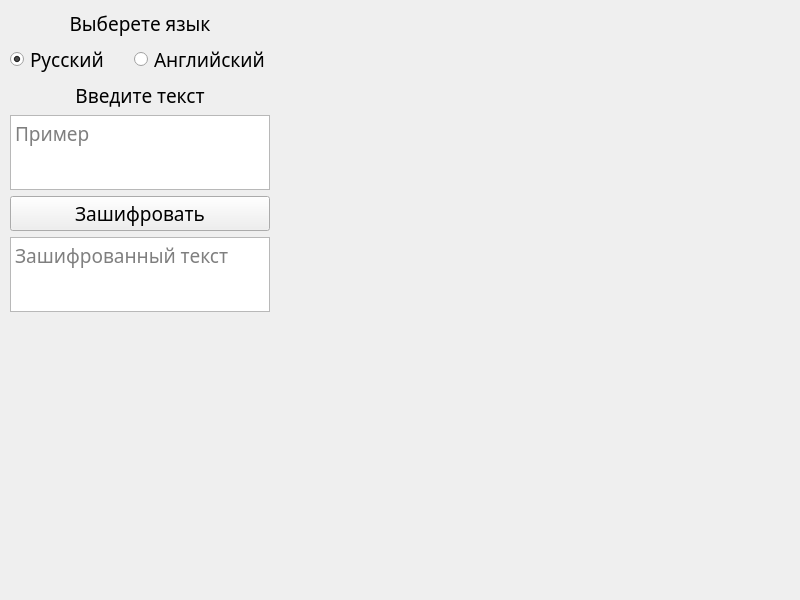
<?xml version="1.0" encoding="UTF-8"?>
<ui version="4.0">
 <class>MainWindow</class>
 <widget class="QMainWindow" name="MainWindow">
  <property name="geometry">
   <rect>
    <x>0</x>
    <y>0</y>
    <width>800</width>
    <height>600</height>
   </rect>
  </property>
  <property name="font">
   <font>
    <family>Noto Sans</family>
    <pointsize>14</pointsize>
   </font>
  </property>
  <property name="windowTitle">
   <string>Шифр Цезаря</string>
  </property>
  <property name="dockOptions">
   <set>QMainWindow::DockOption::AllowTabbedDocks|QMainWindow::DockOption::AnimatedDocks</set>
  </property>
  <widget class="QWidget" name="centralwidget">
   <widget class="QWidget" name="horizontalLayoutWidget">
    <property name="geometry">
     <rect>
      <x>10</x>
      <y>10</y>
      <width>260</width>
      <height>302</height>
     </rect>
    </property>
    <layout class="QHBoxLayout" name="horizontalLayout">
     <item>
      <layout class="QVBoxLayout" name="verticalLayout">
       <item>
        <widget class="QLabel" name="label">
         <property name="text">
          <string>Выберете язык</string>
         </property>
         <property name="alignment">
          <set>Qt::AlignmentFlag::AlignCenter</set>
         </property>
        </widget>
       </item>
       <item>
        <layout class="QHBoxLayout" name="horizontalLayout_2">
         <item>
          <widget class="QRadioButton" name="radioButton">
           <property name="text">
            <string>Русский</string>
           </property>
           <property name="checked">
            <bool>true</bool>
           </property>
          </widget>
         </item>
         <item>
          <widget class="QRadioButton" name="radioButton_2">
           <property name="text">
            <string>Английский</string>
           </property>
          </widget>
         </item>
        </layout>
       </item>
       <item>
        <widget class="QLabel" name="label_2">
         <property name="text">
          <string>Введите текст</string>
         </property>
         <property name="alignment">
          <set>Qt::AlignmentFlag::AlignCenter</set>
         </property>
        </widget>
       </item>
       <item>
        <widget class="QTextEdit" name="textEdit">
         <property name="markdown">
          <string/>
         </property>
         <property name="html">
          <string>&lt;!DOCTYPE HTML PUBLIC &quot;-//W3C//DTD HTML 4.0//EN&quot; &quot;http://www.w3.org/TR/REC-html40/strict.dtd&quot;&gt;
&lt;html&gt;&lt;head&gt;&lt;meta name=&quot;qrichtext&quot; content=&quot;1&quot; /&gt;&lt;meta charset=&quot;utf-8&quot; /&gt;&lt;style type=&quot;text/css&quot;&gt;
p, li { white-space: pre-wrap; }
hr { height: 1px; border-width: 0; }
li.unchecked::marker { content: &quot;\2610&quot;; }
li.checked::marker { content: &quot;\2612&quot;; }
&lt;/style&gt;&lt;/head&gt;&lt;body style=&quot; font-family:'Noto Sans'; font-size:14pt; font-weight:400; font-style:normal;&quot;&gt;
&lt;p style=&quot;-qt-paragraph-type:empty; margin-top:0px; margin-bottom:0px; margin-left:0px; margin-right:0px; -qt-block-indent:0; text-indent:0px;&quot;&gt;&lt;br /&gt;&lt;/p&gt;&lt;/body&gt;&lt;/html&gt;</string>
         </property>
         <property name="placeholderText">
          <string>Пример</string>
         </property>
        </widget>
       </item>
       <item>
        <widget class="QPushButton" name="pushButton">
         <property name="text">
          <string>Зашифровать</string>
         </property>
         <property name="checkable">
          <bool>false</bool>
         </property>
         <property name="checked">
          <bool>false</bool>
         </property>
        </widget>
       </item>
       <item>
        <widget class="QTextEdit" name="textEdit_2">
         <property name="enabled">
          <bool>true</bool>
         </property>
         <property name="readOnly">
          <bool>true</bool>
         </property>
         <property name="placeholderText">
          <string>Зашифрованный текст</string>
         </property>
        </widget>
       </item>
      </layout>
     </item>
    </layout>
   </widget>
  </widget>
 </widget>
 <resources/>
 <connections/>
</ui>
